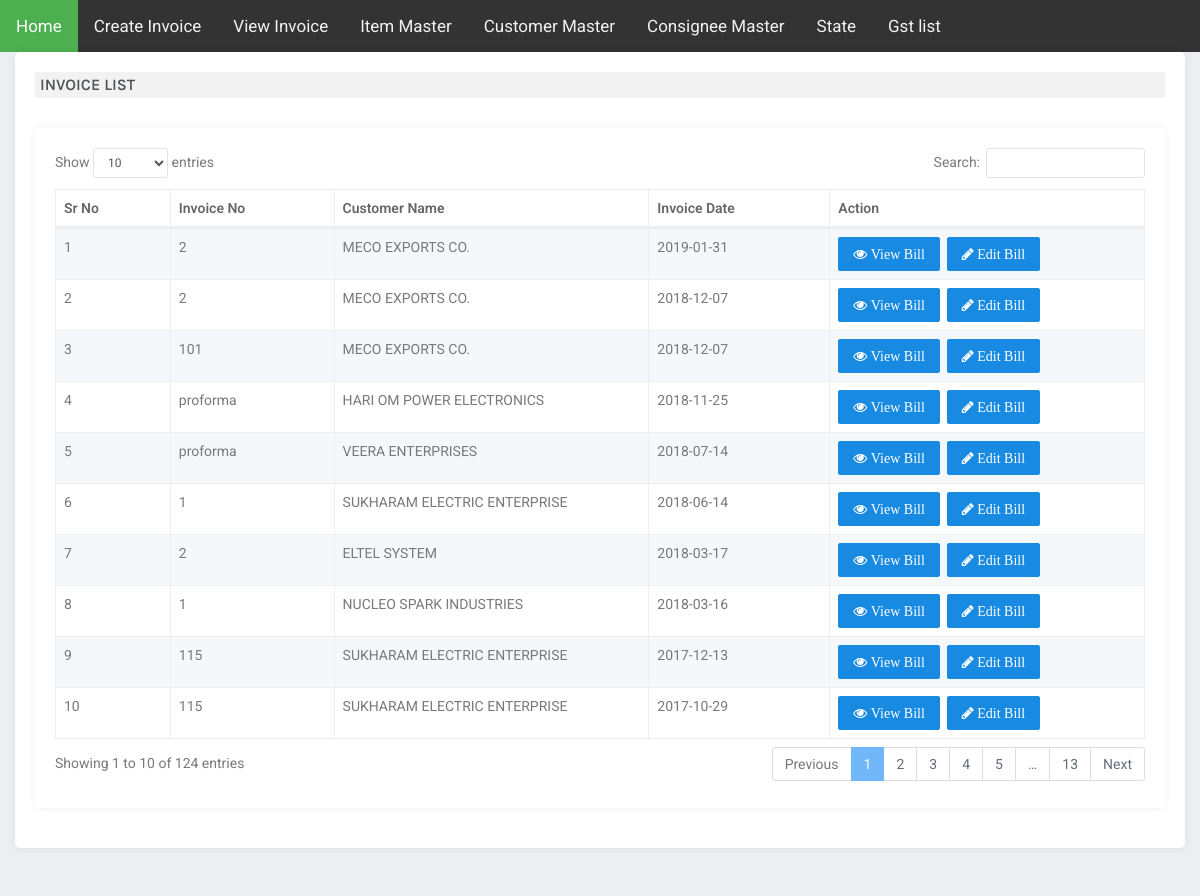
/quot_list.php, run on an earlier commit of the app's database.
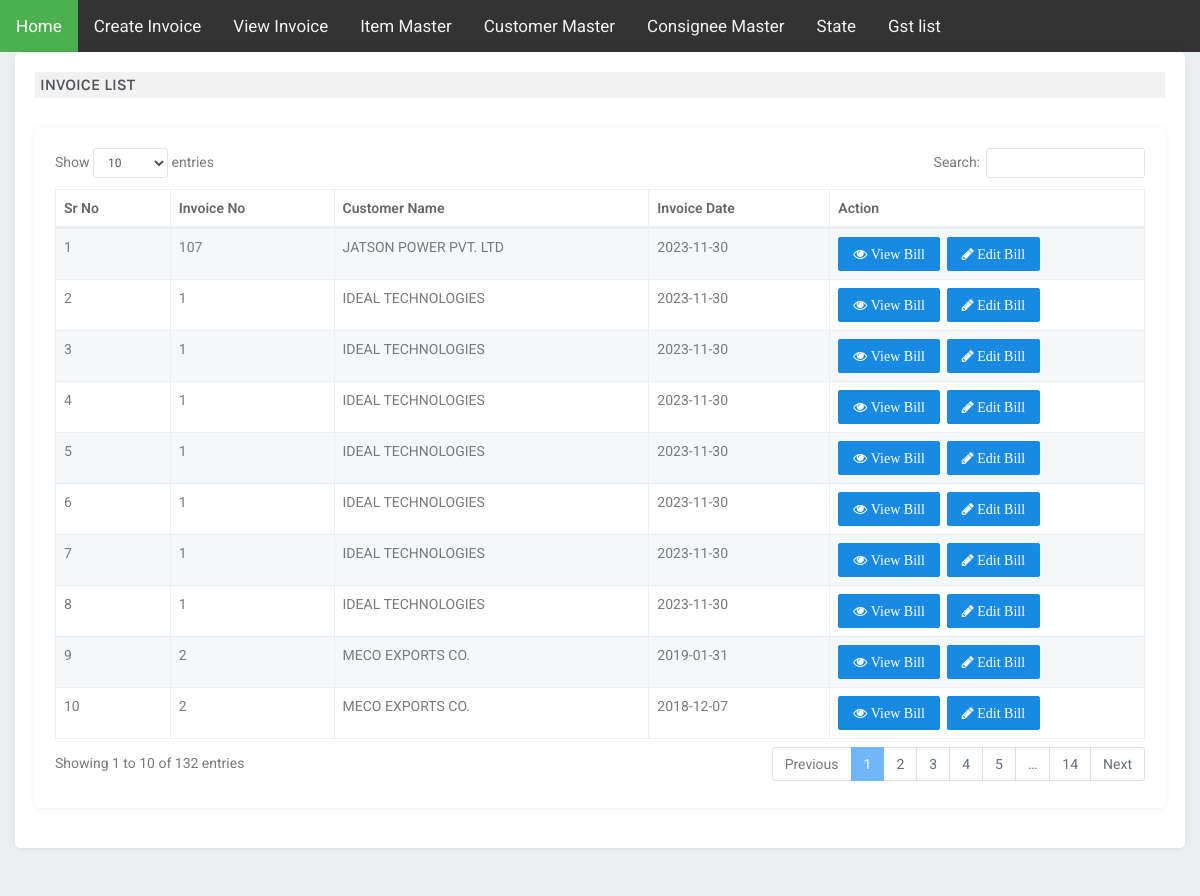
And on a later commit of the database.
### tables this page shows
CREATE TABLE `invoice` (
  `quot_id` int(11) NOT NULL,
  `quot_no` varchar(100) NOT NULL,
  `q_n` int(255) NOT NULL,
  `order_no` varchar(255) NOT NULL,
  `quot_cust` varchar(500) NOT NULL,
  `state` varchar(255) DEFAULT NULL,
  `stateCode` varchar(255) DEFAULT NULL,
  `transmode` varchar(255) NOT NULL,
  `supplydate` date DEFAULT NULL,
  `conname` varchar(255) NOT NULL,
  `lrno` varchar(255) NOT NULL,
  `vehicleno` varchar(255) NOT NULL,
  `subtotal` varchar(100) NOT NULL,
  `packing` varchar(100) NOT NULL,
  `transpotation` varchar(255) NOT NULL,
  `grandtotal` varchar(100) NOT NULL,
  `cgst` varchar(255) NOT NULL,
  `igst` varchar(255) NOT NULL,
  `sgst` varchar(255) NOT NULL,
  `cgst_amt` varchar(255) NOT NULL,
  `igst_amt` varchar(255) NOT NULL,
  `sgst_amt` varchar(255) NOT NULL,
  `inv_date` date NOT NULL,
  `order_date` date DEFAULT NULL,
  `rvalue` varchar(255) NOT NULL
);

CREATE TABLE `customer` (
  `id` int(11) NOT NULL,
  `cust_id` varchar(11) NOT NULL,
  `custname` varchar(255) NOT NULL,
  `cno` varchar(255) NOT NULL,
  `country` varchar(255) NOT NULL,
  `sid` int(10) NOT NULL,
  `city` varchar(255) NOT NULL,
  `addr` varchar(1000) NOT NULL,
  `pin_code` int(30) NOT NULL,
  `email` varchar(255) NOT NULL,
  `reg` date NOT NULL,
  `gstin` varchar(255) NOT NULL
);

### quot_list.php (the view, shortened to what this page needs)
 <?php require_once("sqlfiles/conn.php"); ?>
 <!DOCTYPE html>
<html>
<head>
        <link href="css/bootstrap.min.css" rel="stylesheet" type="text/css" />
        <link href="css/core.css" rel="stylesheet" type="text/css" />
        <link href="css/components.css" rel="stylesheet" type="text/css" />
        <link href="css/icons.css" rel="stylesheet" type="text/css" />
        <link href="css/pages.css" rel="stylesheet" type="text/css" />
        <link rel="stylesheet" href="css/dataTables.bootstrap.min.css" />
        <link href="css/font/css/font-awesome.min.css" rel="stylesheet" type="text/css" />
        <link href="css/responsive.css" rel="stylesheet" type="text/css" />
        <link rel="stylesheet" type="text/css" href="select2-master/dist/css/select2.min.css">
        </head>
<body>
        <?php include_once("menu.php"); ?>
	 <div class="content-page">
                <div class="content">
                <div class="container">
                        <div class="row">
                            <div class="col-sm-12">
                                <div class="card-box">
                                 <h4 class="header-title m-t-0 m-b-30">INVOICE LIST</h4>
                                    <div class="row">
                                     <div class="col-sm-12">
                                    <div class="row">
                                     <div class="col-sm-12">
                                <div class="card-box table-responsive">
                                     <table class="table table-bordered table-striped paginate" align="center">
                                        <thead>
                                            <tr>
                                                 <th>Sr No</th>
                                                 <th>Invoice No </th>
                                                <th>Customer Name </th>
                                                <th>Invoice Date</th>
                                                <th>Action</th>
                                            </tr>
                                        </thead>
                                        <tbody>
                                        <?php
                                             $sr_no=1;
                                             $retrive_query=mysqli_query($conn, "select * from invoice order by quot_id desc") or die(mysqli_error());
                                             while($row=mysqli_fetch_array($retrive_query))
                                             {
                                                 $cname = $row['quot_cust'];
                                                 $sql = mysqli_query($conn, "SELECT * FROM customer Where id='$cname' ")or die(mysqli_error());
                                                 $roow = mysqli_fetch_array($sql);
                                        ?>
                                            <tr>
                                                <td><?php echo $sr_no++; ?></td>
                                                <td><?php echo $row['quot_no']; ?></td>
                                                <td><?php echo $roow['custname']; ?></td>
                                                <td><?php echo $row['inv_date']; ?></td>
												<td><a href="view_bill.php?q_id=<?php echo $row['quot_id'] ?>" class="btn btn-primary text-orange" target="" class="on-default remove-row"><i class="fa fa-eye"> View Bill</i></a>&nbsp;&nbsp;<a href="invoice.php?inv_id=<?php echo $row['quot_id'] ?>" class="btn btn-primary text-orange" target="" class="on-default remove-row"><i class="fa fa-pencil"> Edit Bill</i></a></td>
                                            </tr>
                                         <?php } ?>
                                        </tbody>
                                    </table>
                                </div>
                            </div>
                                 </div>
                    </div>
					</div>
                   </div>
            </div>
</div>
        </div>

What changed in the data, as far as the page shows it:
no longer on this page (row unchanged): invoice: quot_no "101", customer.custname "MECO EXPORTS CO.", inv_date "2018-12-07"
no longer on this page (row unchanged): invoice: quot_no "proforma", customer.custname "HARI OM POWER ELECTRONICS", inv_date "2018-11-25"
no longer on this page (row unchanged): invoice: quot_no "proforma", customer.custname "VEERA ENTERPRISES", inv_date "2018-07-14"
no longer on this page (row unchanged): invoice: quot_no "1", customer.custname "SUKHARAM ELECTRIC ENTERPRISE", inv_date "2018-06-14"
no longer on this page (row unchanged): invoice: quot_no "2", customer.custname "ELTEL SYSTEM", inv_date "2018-03-17"
no longer on this page (row unchanged): invoice: quot_no "1", customer.custname "NUCLEO SPARK INDUSTRIES", inv_date "2018-03-16"
no longer on this page (row unchanged): invoice: quot_no "115", customer.custname "SUKHARAM ELECTRIC ENTERPRISE", inv_date "2017-12-13"
no longer on this page (row unchanged): invoice: quot_no "115", customer.custname "SUKHARAM ELECTRIC ENTERPRISE", inv_date "2017-10-29"
added invoice: quot_no "107", customer.custname "JATSON POWER PVT. LTD", inv_date "2023-11-30"
added invoice: quot_no "1", customer.custname "IDEAL TECHNOLOGIES", inv_date "2023-11-30"
added invoice: quot_no "1", customer.custname "IDEAL TECHNOLOGIES", inv_date "2023-11-30"
added invoice: quot_no "1", customer.custname "IDEAL TECHNOLOGIES", inv_date "2023-11-30"
added invoice: quot_no "1", customer.custname "IDEAL TECHNOLOGIES", inv_date "2023-11-30"
added invoice: quot_no "1", customer.custname "IDEAL TECHNOLOGIES", inv_date "2023-11-30"
added invoice: quot_no "1", customer.custname "IDEAL TECHNOLOGIES", inv_date "2023-11-30"
added invoice: quot_no "1", customer.custname "IDEAL TECHNOLOGIES", inv_date "2023-11-30"
Also different on the page:
text written by a page script: "Show entries Search: Showing 1 to 10 of 124 entries Previous 1 2 3 4 5 … 13 Next" → "Show entries Search: Showing 1 to 10 of 132 entries Previous 1 2 3 4 5 … 14 Next"
